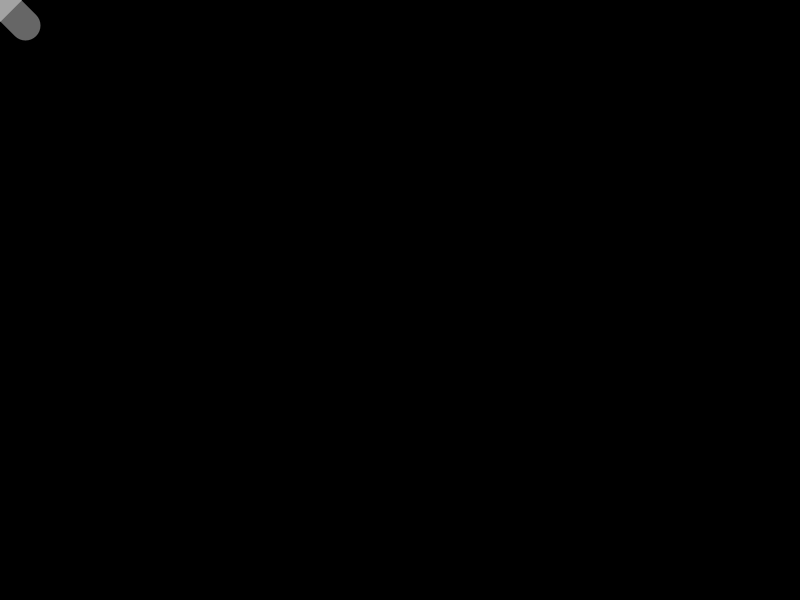
Frame 1 (no input)
Frame 60 (the mouse pressed at the canvas centre just before this capture): identical to frame 1, image omitted
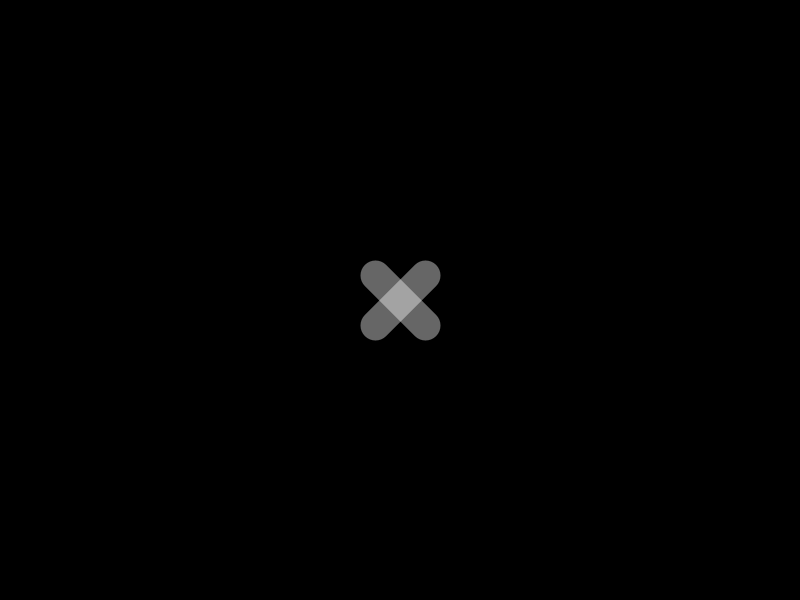
Frame 120 (the mouse held since frame 60 and released just before this capture)

The Processing sketch that drew these frames (run headless with seeded random() and noise(); from frame 60 on, the mouse is pressed at the canvas centre):

// Processing sketch: desrgb
// ── desrgb.pde
void setup() {
	size(800, 600);
}

void draw() {
	
	background(0);
	blendMode(SCREEN);
	strokeWeight(30);
	stroke(102, 0, 0);
	crus(mouseX, mouseY, 25);
	stroke(0, 102, 0);
	crus(mouseX, mouseY, 25);
	stroke(0, 0, 102);
	crus(mouseX, mouseY, 25);
}

void crus(float x, float y, float tam){
	line(x-tam, y-tam, x+tam, y+tam);
	line(x+tam, y-tam, x-tam, y+tam);
}
